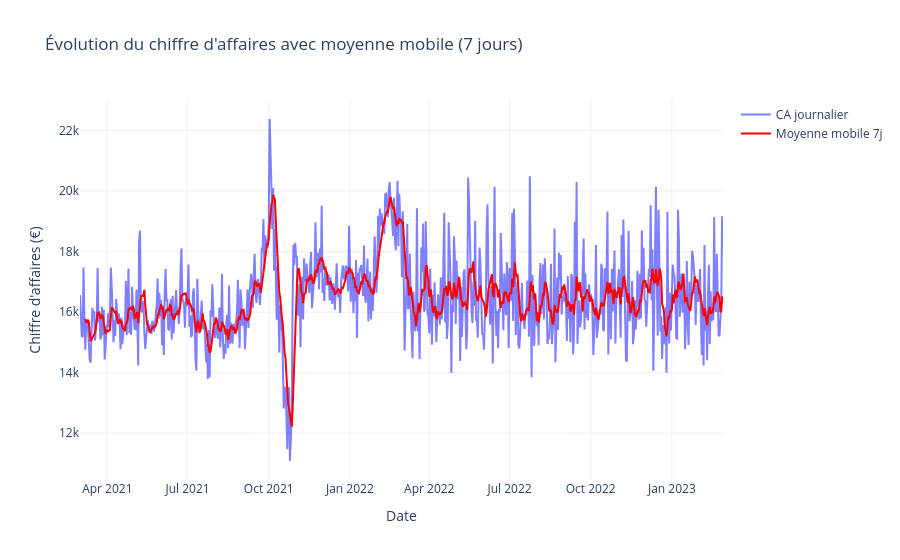

The cell this chart's notebook holds for it:
### Code cell
# Données
ca_journalier = df_transactions_products_customers.groupby(df_transactions_products_customers['date'].dt.to_period('D'))['CA'].sum().reset_index()
ca_journalier['date'] = ca_journalier['date'].dt.to_timestamp()
ca_journalier['moyenne_mobile_7j'] = ca_journalier['CA'].rolling(7).mean()

# Création du graphique interactif
fig = go.Figure()

# Trace CA journalier
fig.add_trace(go.Scatter(
    x=ca_journalier['date'],
    y=ca_journalier['CA'],
    mode='lines',
    name='CA journalier',
    line=dict(color='blue'),
    opacity=0.5,
    hovertemplate='Date: %{x}<br>CA: %{y:.2f} €<extra></extra>'
))

# Trace moyenne mobile 7 jours
fig.add_trace(go.Scatter(
    x=ca_journalier['date'],
    y=ca_journalier['moyenne_mobile_7j'],
    mode='lines',
    name='Moyenne mobile 7j',
    line=dict(color='red'),
    hovertemplate='Date: %{x}<br>Moyenne mobile: %{y:.2f} €<extra></extra>'
))

# Mise en forme
fig.update_layout(
    title="Évolution du chiffre d'affaires avec moyenne mobile (7 jours)",
    xaxis_title="Date",
    yaxis_title="Chiffre d'affaires (€)",
    hovermode="x unified",
    template="plotly_white"
)

fig.show()

### Figure 1 — Plotly figure (JSON) as saved in the notebook; plotly's stock layout.template omitted (floating-point values rounded to 4 significant figures; data arrays with more than 128 entries replaced by an {"elided": "..."} marker saying what was removed)
{"data": [{"hovertemplate": "Date: %{x}<br>CA: %{y:.2f} €<extra></extra>", "line": {"color": "blue"}, "mode": "lines", "name": "CA journalier", "opacity": 0.5, "type": "scatter", "x": {"elided": "730 str values"}, "y": {"elided": "730 float values"}}, {"hovertemplate": "Date: %{x}<br>Moyenne mobile: %{y:.2f} €<extra></extra>", "line": {"color": "red"}, "mode": "lines", "name": "Moyenne mobile 7j", "type": "scatter", "x": {"elided": "730 str values"}, "y": {"elided": "730 float values"}}], "layout": {"hovermode": "x unified", "title": {"text": "Évolution du chiffre d'affaires avec moyenne mobile (7 jours)"}, "xaxis": {"title": {"text": "Date"}}, "yaxis": {"title": {"text": "Chiffre d'affaires (€)"}}}}
